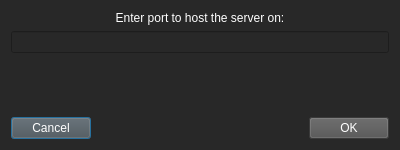
<?xml version="1.0" encoding="UTF-8"?>
<ui version="4.0">
 <class>HostPortInput</class>
 <widget class="QDialog" name="HostPortInput">
  <property name="geometry">
   <rect>
    <x>0</x>
    <y>0</y>
    <width>400</width>
    <height>150</height>
   </rect>
  </property>
  <property name="sizePolicy">
   <sizepolicy hsizetype="Preferred" vsizetype="Preferred">
    <horstretch>0</horstretch>
    <verstretch>0</verstretch>
   </sizepolicy>
  </property>
  <property name="minimumSize">
   <size>
    <width>400</width>
    <height>150</height>
   </size>
  </property>
  <property name="windowTitle">
   <string>Dialog</string>
  </property>
  <property name="styleSheet">
   <string notr="true">* {
	background-color: rgb(40, 40, 40);
	color: rgb(255, 255, 255);
}
QPushButton, QComboBox {
	background-color: rgb(81, 81, 81);
}

QTableView {
	gridline-color: rgb(127, 127, 127);
}</string>
  </property>
  <layout class="QHBoxLayout" name="horizontalLayout">
   <item>
    <layout class="QVBoxLayout" name="verticalLayout">
     <item>
      <widget class="QLabel" name="label">
       <property name="text">
        <string>Enter port to host the server on:</string>
       </property>
       <property name="alignment">
        <set>Qt::AlignmentFlag::AlignCenter</set>
       </property>
      </widget>
     </item>
     <item>
      <layout class="QHBoxLayout" name="horizontalLayout_3">
       <item>
        <widget class="QLineEdit" name="portInput">
         <property name="sizePolicy">
          <sizepolicy hsizetype="Preferred" vsizetype="Fixed">
           <horstretch>0</horstretch>
           <verstretch>0</verstretch>
          </sizepolicy>
         </property>
        </widget>
       </item>
      </layout>
     </item>
     <item>
      <spacer name="verticalSpacer">
       <property name="orientation">
        <enum>Qt::Orientation::Vertical</enum>
       </property>
       <property name="sizeHint" stdset="0">
        <size>
         <width>20</width>
         <height>40</height>
        </size>
       </property>
      </spacer>
     </item>
     <item>
      <layout class="QHBoxLayout" name="horizontalLayout_2">
       <item>
        <widget class="QPushButton" name="cancelButton">
         <property name="text">
          <string>Cancel</string>
         </property>
        </widget>
       </item>
       <item>
        <spacer name="horizontalSpacer">
         <property name="orientation">
          <enum>Qt::Orientation::Horizontal</enum>
         </property>
         <property name="sizeHint" stdset="0">
          <size>
           <width>40</width>
           <height>20</height>
          </size>
         </property>
        </spacer>
       </item>
       <item>
        <widget class="QPushButton" name="okButton">
         <property name="text">
          <string>OK</string>
         </property>
        </widget>
       </item>
      </layout>
     </item>
    </layout>
   </item>
  </layout>
 </widget>
 <resources/>
 <connections>
  <connection>
   <sender>okButton</sender>
   <signal>clicked()</signal>
   <receiver>HostPortInput</receiver>
   <slot>accept()</slot>
   <hints>
    <hint type="sourcelabel">
     <x>388</x>
     <y>138</y>
    </hint>
    <hint type="destinationlabel">
     <x>352</x>
     <y>138</y>
    </hint>
   </hints>
  </connection>
  <connection>
   <sender>cancelButton</sender>
   <signal>clicked()</signal>
   <receiver>HostPortInput</receiver>
   <slot>reject()</slot>
   <hints>
    <hint type="sourcelabel">
     <x>89</x>
     <y>138</y>
    </hint>
    <hint type="destinationlabel">
     <x>136</x>
     <y>103</y>
    </hint>
   </hints>
  </connection>
 </connections>
</ui>
